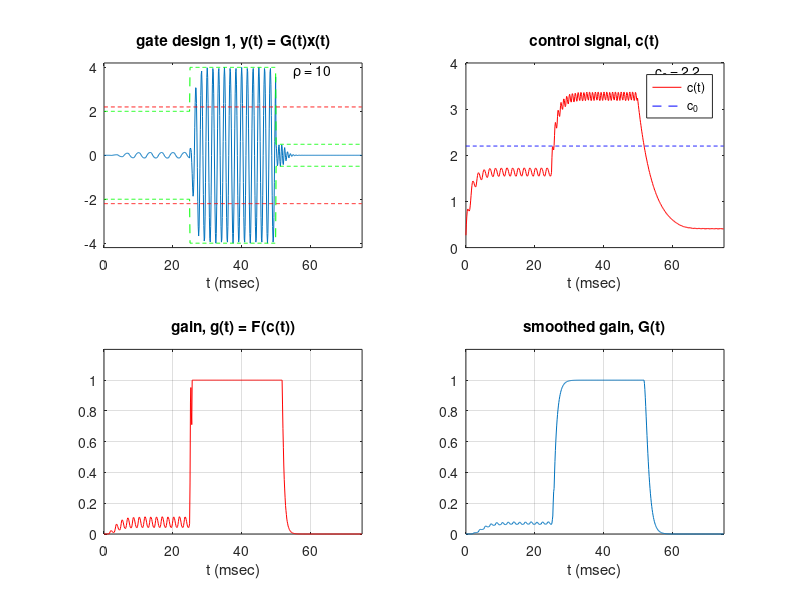

This chart was generated by the following MATLAB code:
%% Gate Design 1

%% Defining Input Signal

fs = 8000; % sampling rate
Ts = 1/fs; % sampling period
ta = 0.002; % attack time
tr = 0.01; % release time
Aa = exp(-2.3*Ts/ta); % attack forgetting factor
Ar = exp(-2.3*Ts/tr); % release forgetting factor

% Defining three sinusoids to be played consecutively
A1 = 2; % Amplitude of first sinusoid
f1 = 300; % f1 = 0.3 kHz
t1 = [0:Ts:0.025 - Ts]; % t1 from 0 to 25 msec
A2 = 4; % Amplitude of second sinusoid
f2 = 600; % f2 = 0.6 kHz
t2 = [0.025:Ts:0.05 - Ts]; % t2 from 25 msec to 50 msec
A3 = 0.5; % Amplitude of third sinusoid
f3 = 1200; % f3 = 1.2 kHz
t3 = [0.05:Ts:0.075 - Ts]; % t3 from 50 msec to 75 msec
x = [A1*cos(2*pi*f1*t1),A2*cos(2*pi*f2*t2),A3*cos(2*pi*f3*t3)];

envInTop = [A1*ones(1,200),A2*ones(1,200),A3*ones(1,200)];
envInBot = [-A1*ones(1,200),-A2*ones(1,200),-A3*ones(1,200)];
t = [t1,t2,t3];

%% Plot Input Signal
plot(t*1000,x,t*1000,envInTop,'--g',t*1000,envInBot,'--g'); 
axis([0,75,-4.2,4.2]); legend('x(t)','envelope'), 
text(60,3.8,'f_1 = 0.3 kHz');text(60,3.3,'f_2 = 0.6 kHz'); 
text(60,2.8,'f_3 = 1.2 kHz'); xlabel('t (msec)'), title('input signal, x(t)')

%% Gate Design 1 Design
Aa = 0.8661; % lambda_a
Ar = 0.9717; % lambda_r
p = 10;     % rho
c0 = 2.2;      % threshold
g1 = 0;     % for EMA gain-smoothing filter, g_n
g0 = 0;             % g_{n-1}
c = 0;          % Control signal
G = 0;          % Smoothed gain
n = 1;              % Index variable
N = length(x);    % For limit on n

for n = 1:N
if abs(x(n)) >= c                   % calculate control signal
    c = Aa*c + (1 - Aa)*abs(x(n));
else
    c = Ar*c + (1 - Ar)*abs(x(n));
end

cPlot(n) = c;    % For plotting

g0 = g1;    

if c == 0        % Calculate gain signal
    g1 = 1;
elseif c <= c0 
    g1 = (c/c0)^(p-1);
else
    g1 = 1;
end

gPlot(n) = g1;    % For plotting

if g1 <= g0     % EMA smoothing filter
    G = Aa*G + (1 - Aa)*g1;
else
    G = Ar*G + (1 - Ar)*g1;
end

GPlot(n) = G;    % For plotting

y(n) = G*x(n); % Output
end

% Output results to speakers
sound(y,fs);

% Output results to file
audiowrite('GateDesign1.wav',y,fs);

%% Plot Results

subplot(2,2,1)
plot(t*1000,y,t*1000,envInTop,'--g',t*1000,envInBot,'--g',...
t*1000,c0*ones(1,N),'--r',t*1000, -c0*ones(1,N),'--r')
axis([0,75,-4.2,4.2]),xlabel('t (msec)'),
title('gate design 1, y(t) = G(t)x(t)'), text(55,3.8,'\rho = 10')


subplot(2,2,2)
plot(t*1000,cPlot,'r',t*1000, c0*ones(1,N),'--b')
axis([0,75,0,4]),xlabel('t (msec)'),title('control signal, c(t)'),
legend('c(t)','c_0'), text(55,3.8,'c_0 = 2.2')

subplot(2,2,3)
plot(t*1000,gPlot,'r')
axis([0,75,0,1.2]),xlabel('t (msec)'),title('gain, g(t) = F(c(t))')
grid on

subplot(2,2,4)
plot(t*1000,GPlot)
axis([0,75,0,1.2]),xlabel('t (msec)'),title('smoothed gain, G(t)')
grid on
